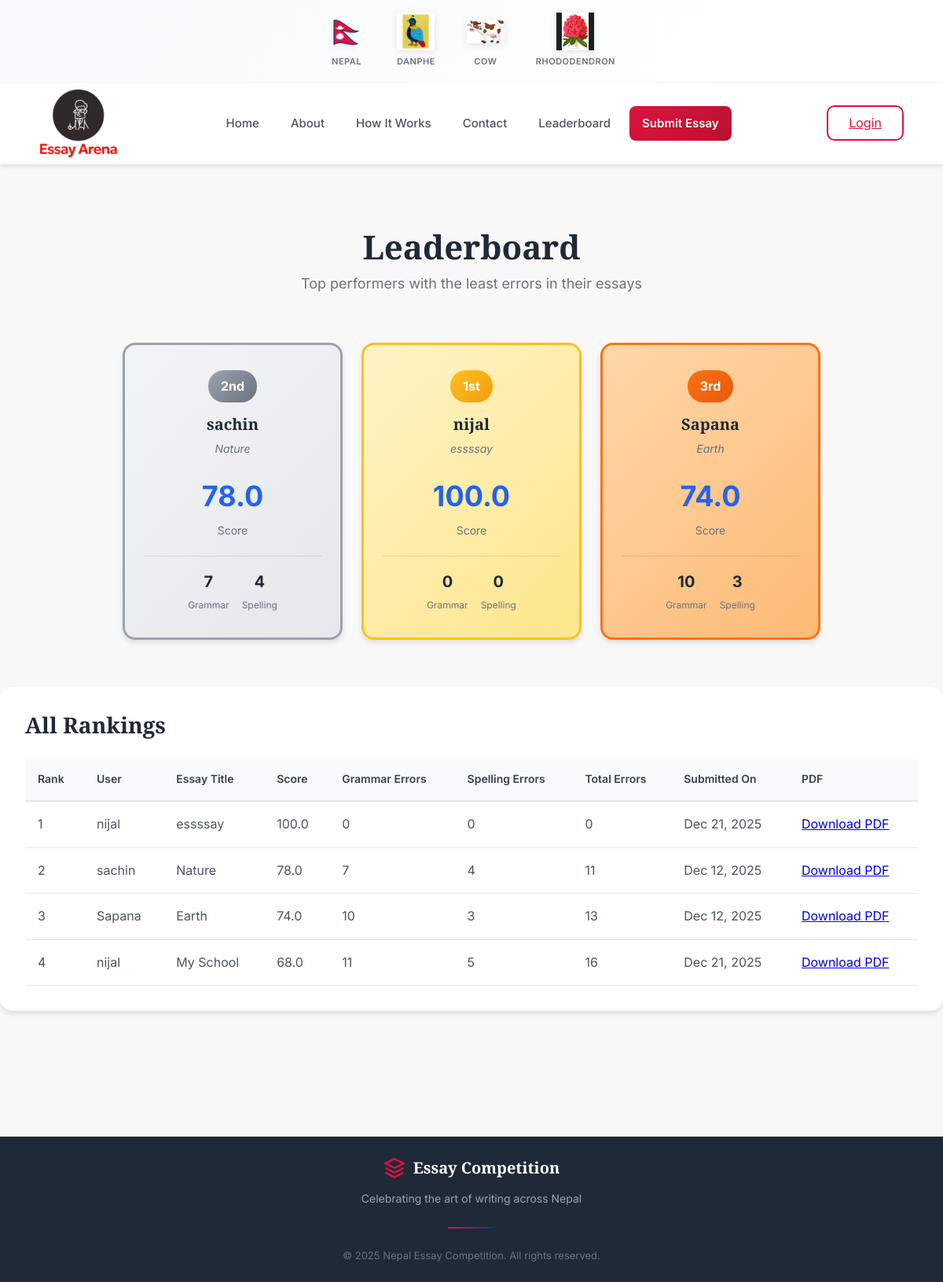
The page /leaderboard/ on the database as committed earlier.
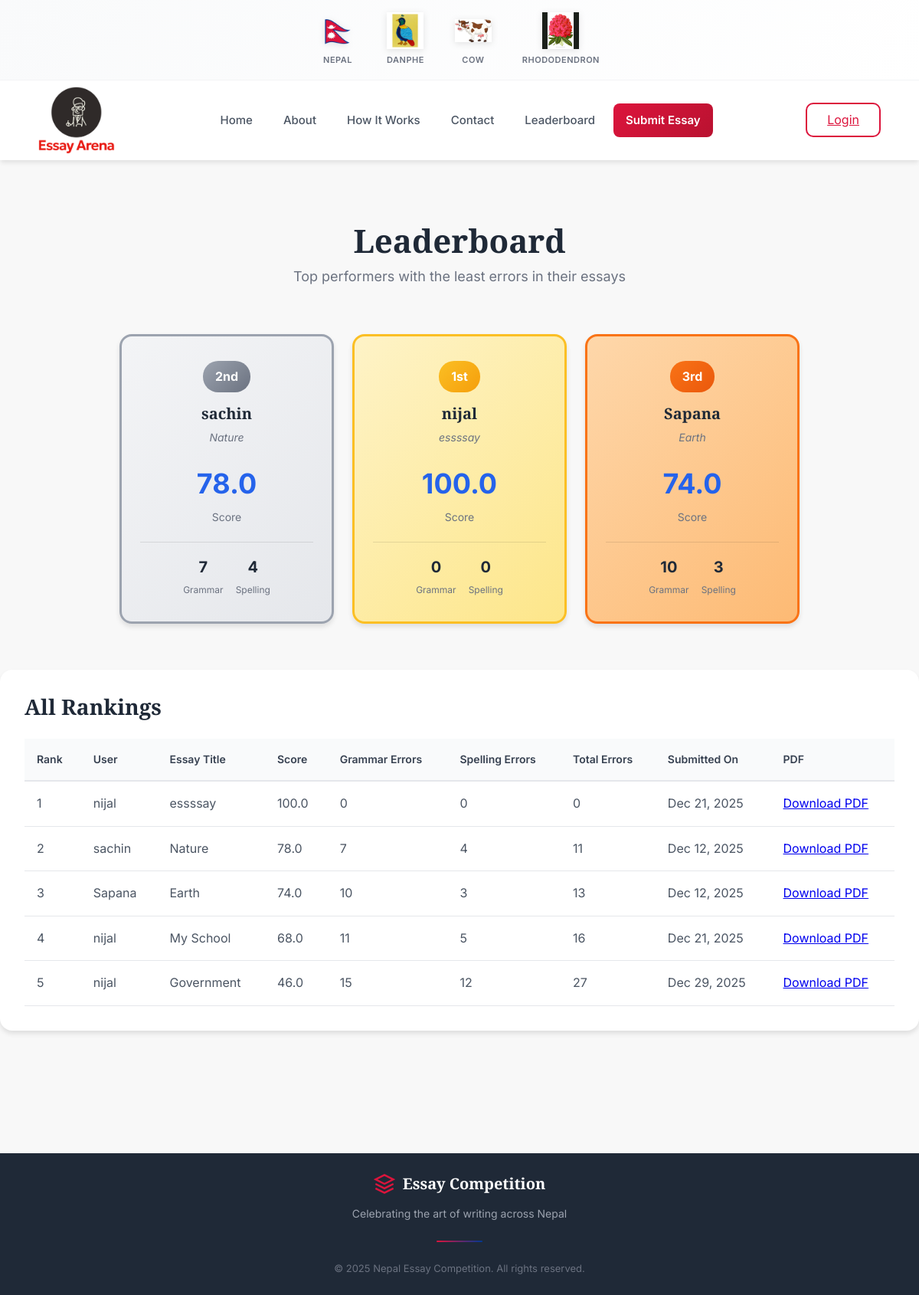
The same page on the database as committed later.
### home/models.py (models this page shows, shortened)
class Essay(models.Model):
    user = models.ForeignKey(settings.AUTH_USER_MODEL, on_delete=models.CASCADE)
    title = models.CharField(max_length=255)
    topic = models.CharField(max_length=100, blank=True, null=True)
    content = models.TextField()
    grammar_errors = models.PositiveIntegerField(default=0)
    spelling_errors = models.PositiveIntegerField(default=0)
    total_errors = models.PositiveIntegerField(default=0)
    score = models.FloatField(default=0)
    points = models.PositiveIntegerField(default=0)
    points = models.IntegerField(default=0)  #  Added for ml
    pdf_file = models.FileField(upload_to="essays/pdfs/", blank=True, null=True)
    is_approved = models.BooleanField(default=False)
    is_rejected = models.BooleanField(default=False)
    created_at = models.DateTimeField(auto_now_add=True)

class CustomUser(AbstractBaseUser, PermissionsMixin):
    username = models.CharField(max_length=150, unique=True)
    password = models.CharField(max_length=128)
    identydoc = models.FileField(upload_to='user_docs/', blank=True, null=True)
    DOB = models.DateField(null=True, blank=True)
    status = models.CharField(max_length=20, default="active")
    total_points = models.IntegerField(default=0)  #  Added for ml
    created_at = models.DateTimeField(auto_now_add=True)
    update_at = models.DateTimeField(auto_now=True)
    is_active = models.BooleanField(default=True)
    is_staff = models.BooleanField(default=False)
    USERNAME_FIELD = 'username'
    REQUIRED_FIELDS = []
    objects = CustomUserManager()

### home/views.py (the view)
# urls.py: path('leaderboard/', views.leaderboard, name='leaderboard'),
def leaderboard(request):
    essays = Essay.objects.filter(is_approved=True).order_by('-score', 'total_errors', 'created_at')
    return render(request, "leaderboard.html", {"essays": essays})

### home/templates/leaderboard.html (shortened to what the changed rows need)
{% extends "base.html" %}
{% load static %}
{% block extra_css %}
<link rel="stylesheet" href="{% static 'css/leaderboard.css' %}">
{% endblock %}
{% block content %}
<main class="main-content leaderboard-page">
    <div class="container">
        <div class="page-header">
            <h1>Leaderboard</h1>
        </div>
        {% if essays %}
        <div class="podium-section">
            <div class="podium">
                {% for essay in essays|slice:":3" %}
                {% if forloop.counter == 1 %}
                <div class="podium-item first">
                    <div class="rank-badge gold"><span>1st</span></div>
                    {% elif forloop.counter == 2 %}
                    <div class="podium-item second">
                        <div class="rank-badge silver"><span>2nd</span></div>
                        {% else %}
                        <div class="podium-item third">
                            <div class="rank-badge bronze"><span>3rd</span></div>
                            {% endif %}
                            <h3>{{ essay.user.username }}</h3>
                            <p class="essay-title">{{ essay.title|truncatewords:5 }}</p>
                            <div class="score-info">
                                <span class="score">{{ essay.score }}</span>
                                <span class="score-label">Score</span>
                            </div>
                            <div class="error-stats">
                                <div class="error-item">
                                    <span class="error-count">{{ essay.grammar_errors }}</span>
                                    <span class="error-type">Grammar</span>
                                </div>
                                <div class="error-item">
                                    <span class="error-count">{{ essay.spelling_errors }}</span>
                                    <span class="error-type">Spelling</span>
                                </div>
                            </div>
                        </div>
                        {% endfor %}
                    </div>
                </div>
                {% endif %}
                <div class="leaderboard-table-section">
                    <h2>All Rankings</h2>
                    {% if essays %}
                    <div class="table-wrapper">
                        <table class="leaderboard-table">
                            <thead>
                                <tr>
                                    <th>Rank</th>
                                    <th>User</th>
                                    <th>Essay Title</th>
                                    <th>Score</th>
                                    <th>Grammar Errors</th>
                                    <th>Spelling Errors</th>
                                    <th>Total Errors</th>
                                    <th>Submitted On</th>
                                    <th>PDF</th>
                                </tr>
                            </thead>
                            <tbody>
                                {% for essay in essays %}
                                <tr>
                                    <td>{{ forloop.counter }}</td>
                                    <td>{{ essay.user.username }}</td>
                                    <td>{{ essay.title }}</td>
                                    <td>{{ essay.score }}</td>
                                    <td>{{ essay.grammar_errors }}</td>
                                    <td>{{ essay.spelling_errors }}</td>
                                    <td>{{ essay.total_errors }}</td>
                                    <td>{{ essay.created_at|date:"M d, Y" }}</td>
                                    <td>
                                        {% if essay.pdf_file %}
                                        <a href="{{ essay.pdf_file.url }}" download>Download PDF</a>
                                        {% else %}
                                        N/A
                                        {% endif %}
                                    </td>
                                </tr>
                                {% endfor %}
                            </tbody>
                        </table>
                    </div>
                    {% else %}
                    <div class="empty-state">
                        <h3>No Essays Yet</h3>
                        <p>Be the first to submit an essay and top the leaderboard!</p>
                        <a href="{% url 'submit_essay' %}" class="btn-primary">Submit Essay</a>
                    </div>
                    {% endif %}
                </div>
            </div>
</main>
{% endblock %}

Rows that differ between the two databases and show on the page:
added Essay: user.username "nijal", title "Government", score "46.0", grammar_errors "15", spelling_errors "12", total_errors "27", created_at "Dec 29, 2025", shown under "All Rankings"
